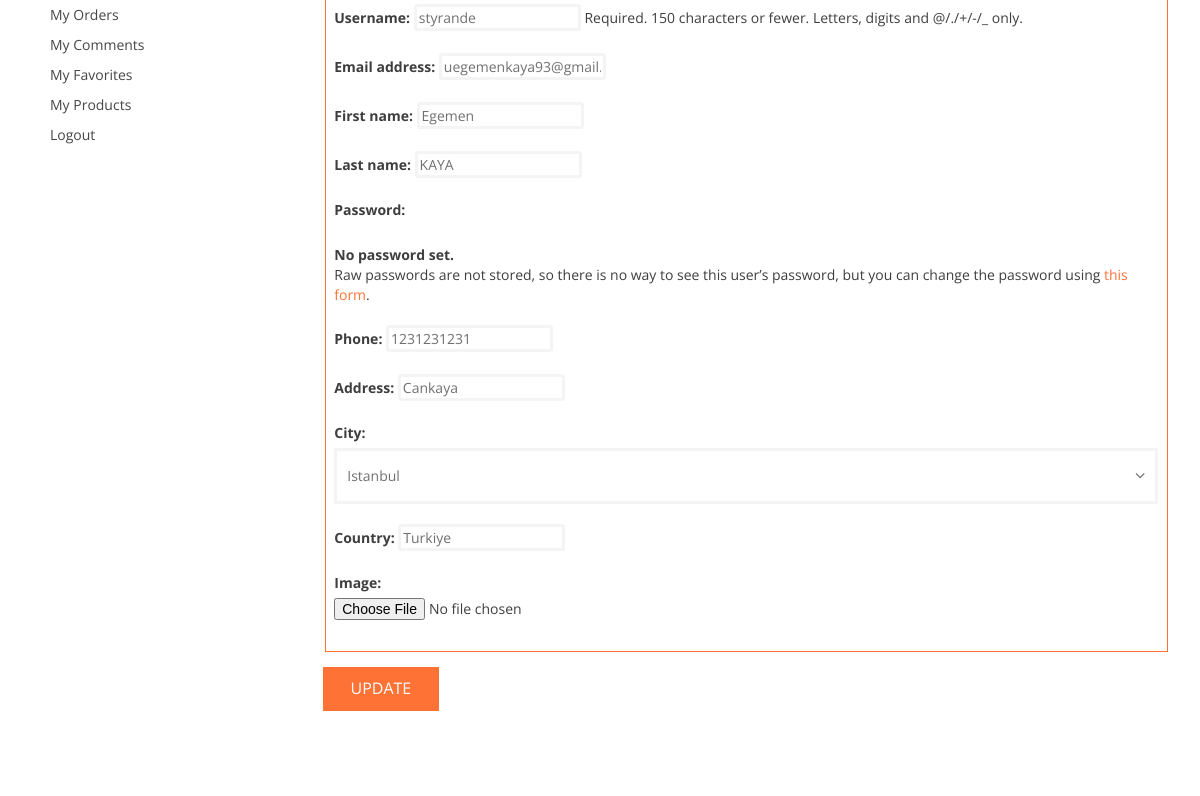
/user/update/ (signed in, middle part), run on an earlier commit of the app's database.
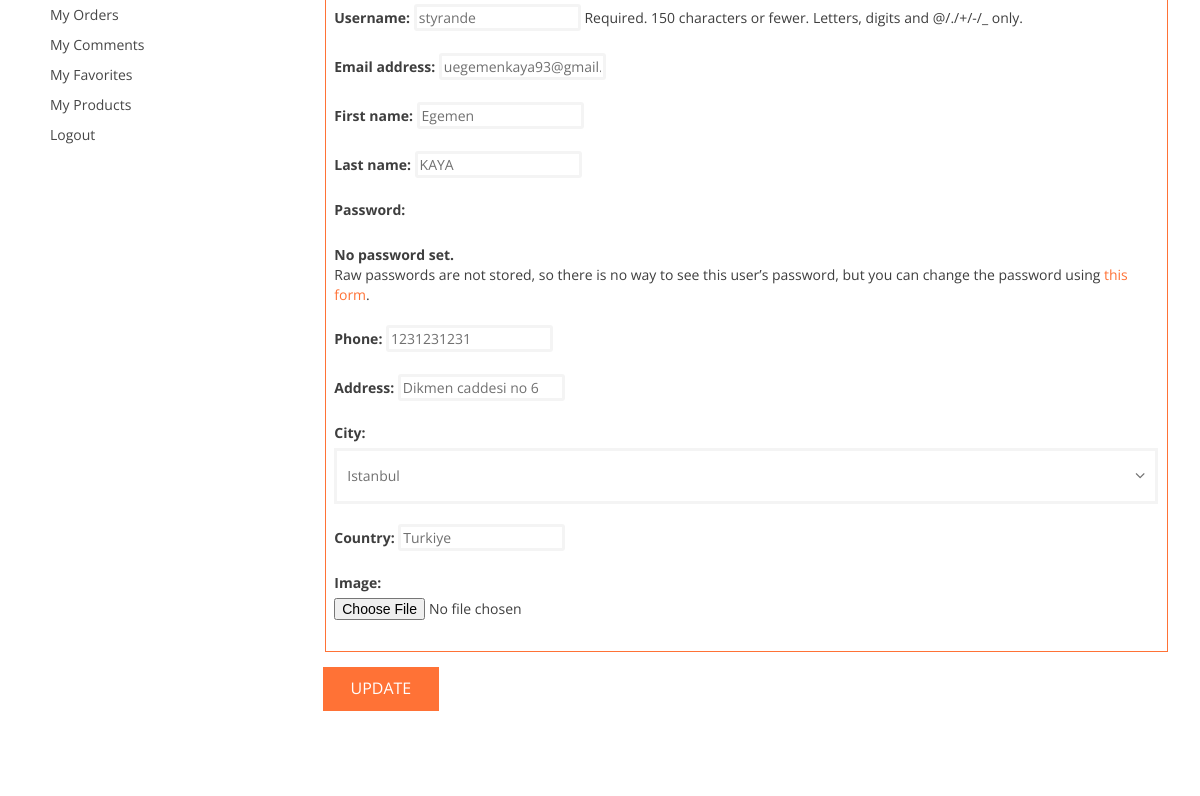
And on a later commit of the database.
### home/models.py (models this page shows, shortened)
class UserProfile(models.Model):
    user = models.OneToOneField(User,on_delete=models.CASCADE)
    phone = models.CharField(blank=True, max_length=20)
    address = models.CharField(blank=True, max_length=150)
    city = models.CharField(blank=True, max_length=20)
    country = models.CharField(blank=True, max_length=20)
    image = models.ImageField(blank=True, upload_to='images/users/')
    def image_tag(self):
        return mark_safe('<img src="{}" height="50"/>'.format(self.image.url))
    image_tag.short_description = 'Image'

### user/views.py (the view)
# urls.py: path('update/', views.user_update , name='user_update'),
@login_required(login_url='/login')
def user_update(request):
    if request.method == 'POST':
        user_form = UserUpdateForm(request.POST, instance=request.user)
        profile_form = ProfileUpdateForm(request.POST, request.FILES,instance=request.user.userprofile)
        if user_form.is_valid() and profile_form.is_valid():
            user_form.save()
            profile_form.save()
            messages.success(request,'Your Account has been updated')
            return redirect('/user')
    else:
        category = Category.objects.all()
        current_user = request.user
        profile = UserProfile.objects.get(user_id=current_user.id)
        user_form = UserUpdateForm(instance=request.user)
        profile_form = ProfileUpdateForm(instance=request.user.userprofile)
        context = {
            'category' : category,
            'user_form' : user_form,
            'profile_form' : profile_form,
            'profile': profile
        }
        return render(request,'user_update.html', context)

### user/forms.py
class UserUpdateForm(UserChangeForm):
    class Meta:
        model = User
        fields = ('username','email','first_name','last_name')
        widgets = {
            'username' : TextInput(attrs={'class': 'input', 'placeholder':'username'}),
            'email'    : EmailInput(attrs={'class': 'input', 'placeholder' : 'email'}),
            'first_name': TextInput(attrs={'class': 'input', 'placeholder':'first_name'}),
            'last_name' : TextInput(attrs={'class': 'input', 'placeholder':'username'}),
        }

class ProfileUpdateForm(forms.ModelForm):
    class Meta:
        model = UserProfile
        fields = ('phone','address','city','country','image')
        widgets = {
            'phone' : TextInput(attrs={'class': 'input', 'placeholder':'phone'}),
            'address': TextInput(attrs={'class': 'input', 'placeholder':'address'}),
            'city' : Select(attrs={'class': 'input', 'placeholder':'city'},choices=CITY),
            'country' : TextInput(attrs={'class': 'input', 'placeholder':'country'}),
            'image' : FileInput(attrs={'class': 'input', 'placeholder':'image'}),
        }

### user/templates/user_update.html (shortened to what this page needs)
{% extends "homebase.html" %}
{% block content %}
        <div id="content" class="site-content">
            <div id="primary" class="content-area">
                <main id="main" class="site-main">
                    <div class="main-news-list">
                        <div class="container">
                            <div class="row">
                                <div class="col-md-9 col-md-push-3">
                                    <form method="post" enctype="multipart/form-data">{% csrf_token %}
                                        <fieldset class="form-group">
                                            {{ user_form.as_p }}
                                            {{ profile_form.as_p }}
                                        </fieldset>
                                        <div>
                                            <button type="submit">Update</button>
                                        </div>
                                    </form>
                                </div>
                                {% include "user_panel.html" %}
                            </div>
                        </div>
                    </div>
            </div>
        <section class="social-network section-padding">
        </section>
 {% endblock %}

What changed in the data, as far as the page shows it:
changed UserProfile "Turkiye": address "Cankaya" → "Dikmen caddesi no 6"
